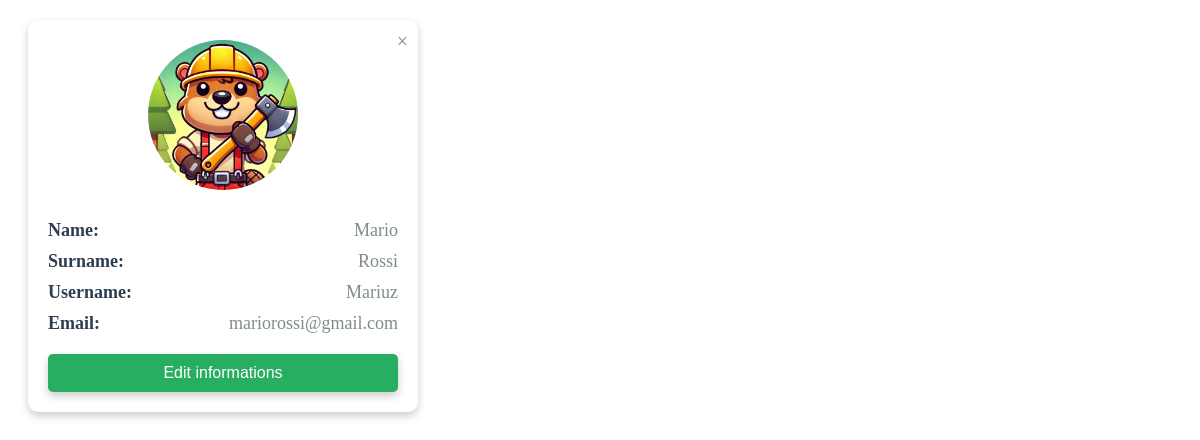
Page /profilePopup.php (signed in) on the committed database.
### tables this page shows
CREATE TABLE `users` (
  `email` varchar(254) NOT NULL,
  `firstname` varchar(50) NOT NULL,
  `lastname` varchar(50) NOT NULL,
  `username` varchar(50) DEFAULT NULL,
  `admin` tinyint(1) NOT NULL DEFAULT 0,
  `password` char(60) NOT NULL
);

### database/show_profile.php (the view, shortened to what this page needs)
<?php
include("connessioneDB.php");
$email = $_SESSION["email"];
try {
    $query = "SELECT firstname, lastname, email, username FROM users WHERE email = :email";
    $stmt = $conn->prepare($query);
    $stmt->bindParam(':email', $email, PDO::PARAM_STR);
    $stmt->execute();
    if ($stmt->rowCount() === 0) {
        echo "No user found";
    } else {
        $row = $stmt->fetch();
        $first = $row["firstname"];
        $last = $row["lastname"];
        $username = $row["username"];
        $email = $row["email"];
        if(isset($_SESSION['admin'])){
            $adminBadge = "<img src='images/star.png' alt='AdminBadge' title='AdminBadge' class='admin-badge'>";
            $adminArea = "<a href='adminPage.php' class='admin-link'>Admin Area</a>";
        }else{
            $adminBadge = "";
            $adminArea = "";
        }
        $result = "
                <span class='close-button' id='closeProfilePopup'>&times;</span>
                <div class='profile-image-wrapper'>
                    <img src='images/profilePicture.png' alt='Profile Image' title='Pofile Image'===== class='profile-image'>
                    $adminBadge
                </div>
                <p><strong>Name:</strong> <span>" . htmlspecialchars($first, ENT_QUOTES) . "</span></p>
                <p><strong>Surname:</strong> <span>" . htmlspecialchars($last,ENT_QUOTES) . "</span></p>
                <p><strong>Username:</strong> <span>" . htmlspecialchars($username, ENT_QUOTES) . "</span></p>
                <p><strong>Email:</strong> <span>" . htmlspecialchars($email, ENT_QUOTES) . "</span></p>
                <button id='editProfileButton' class='edit-button'>Edit informations</button>
                $adminArea
                ";
        echo $result;
    }
} catch (PDOException $e) {
    error_log("Database error: " . $e->getMessage());
    exit("Something went wrong, visit us later");
}
?>

### css/profilePopup.css (style rules this page uses)
.profilePopup-content p { margin: 10px 0; font-size: 18px; color: #34495e; text-align: left; display: flex; justify-content: space-between; align-items: center; }
.profilePopup-content p strong { font-weight: bold; color: #2c3e50; margin-right: 10px; min-width: 80px; }
.profilePopup-content p span { font-weight: normal; color: #7f8c8d; }
.close-button { position: absolute; top: 10px; right: 10px; font-size: 20px; cursor: pointer; color: #888; }
.edit-button { margin-top: 20px; padding: 10px 20px; background-color: #27ae60; color: white; border: none; border-radius: 5px; cursor: pointer; font-size: 16px; width: 100%; box-shadow: 0 4px 8px rgba(0, 0, 0, 0.2); display: block; }
.profile-image { width: 150px; height: 150px; border-radius: 50%; object-fit: cover; margin-bottom: 20px; }
.profile-image-wrapper { position: relative; display: inline-block; }

### rows in the picture
users: firstname "Mario", lastname "Rossi", username "Mariuz", email "mariorossi@gmail.com"
